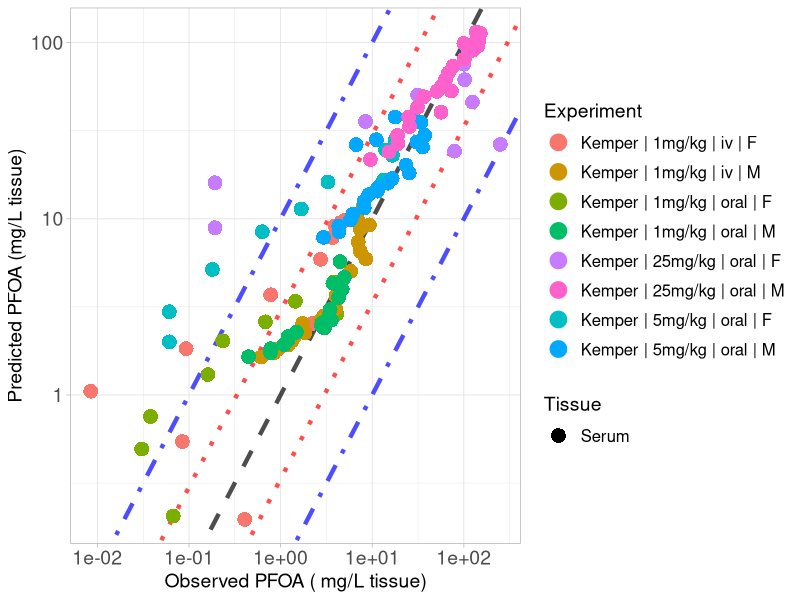

Write R code to recreate this figure.
library(ggplot2)

#setwd("C:/Users/ptsir/Documents/GitHub/PFAS_PBK_models/PFOA inhalation Rat/Validation/Validation_results")
setwd("/Users/eviepapakyriakopoulou/Documents/GitHub/PFAS_PBK_models/PFOA inhalation Rat/Validation/Validation_Scenario24l_PKSim_growth_dilution_simple")

# Load Results 

# 
Kemper_serum_results <- read.csv("Kemper_2003_serum_results.csv", header = T)
Kemper_iv_F_1 <- Kemper_serum_results[Kemper_serum_results$Dose == 1 & Kemper_serum_results$Type == "iv" &
                               Kemper_serum_results$sex == "F", ]
Kemper_iv_F_1$Experiment <- "Kemper | 1mg/kg | iv | F"

Kemper_oral_F_1 <- Kemper_serum_results[Kemper_serum_results$Dose == 1 & Kemper_serum_results$Type == "oral" &
                                 Kemper_serum_results$sex == "F", ]
Kemper_oral_F_1$Experiment <- "Kemper | 1mg/kg | oral | F"

Kemper_oral_F_5 <- Kemper_serum_results[Kemper_serum_results$Dose == 5 & Kemper_serum_results$Type == "oral" &
                                 Kemper_serum_results$sex == "F", ]
Kemper_oral_F_5$Experiment <- "Kemper | 5mg/kg | oral | F"
Kemper_oral_F_25 <- Kemper_serum_results[Kemper_serum_results$Dose == 25 & Kemper_serum_results$Type == "oral" &
                                  Kemper_serum_results$sex == "F", ]
Kemper_oral_F_25$Experiment <- "Kemper | 25mg/kg | oral | F"

Kemper_iv_M_1 <- Kemper_serum_results[Kemper_serum_results$Dose == 1 & Kemper_serum_results$Type == "iv" &
                               Kemper_serum_results$sex == "M", ]
Kemper_iv_M_1$Experiment <- "Kemper | 1mg/kg | iv | M"

Kemper_oral_M_1 <- Kemper_serum_results[Kemper_serum_results$Dose == 1 & Kemper_serum_results$Type == "oral" &
                                 Kemper_serum_results$sex == "M", ]
Kemper_oral_M_1$Experiment <- "Kemper | 1mg/kg | oral | M"

Kemper_oral_M_5 <- Kemper_serum_results[Kemper_serum_results$Dose == 5 & Kemper_serum_results$Type == "oral" &
                                 Kemper_serum_results$sex == "M", ]
Kemper_oral_M_5$Experiment <- "Kemper | 5mg/kg | oral | M"
Kemper_oral_M_25 <- Kemper_serum_results[Kemper_serum_results$Dose == 25 & Kemper_serum_results$Type == "oral" &
                                  Kemper_serum_results$sex == "M", ]
Kemper_oral_M_25$Experiment <- "Kemper | 25mg/kg | oral | M"
# 
# Kudo_high <- Kudo_results[Kudo_results$Dose == 16.560, ] 
# Kudo_high$Experiment <-  "Kudo | 16mg/kg | iv"
# 
# Kim_results <- read.csv("Kim_results.csv", header = T)
# Kim_iv <- Kim_results[Kim_results$Type == "iv",]
# Kim_iv$Experiment <-  "Kim | 1mg/kg | iv"
# 
# Kim_oral <- Kim_results[Kim_results$Type == "oral",]
# Kim_oral$Experiment <-  "Kim | 1mg/kg | oral"


Experiment <- scales::hue_pal()(8)

names(Experiment) <- unique(c( Kemper_iv_F_1$Experiment, Kemper_iv_M_1$Experiment,
                              Kemper_oral_F_1$Experiment,Kemper_oral_M_1$Experiment, Kemper_oral_F_5$Experiment, 
                               
                               Kemper_oral_M_5$Experiment,  Kemper_oral_F_25$Experiment, Kemper_oral_M_25$Experiment))



scatter_plot <- ggplot()+
  geom_abline(intercept = log10(1), slope = 1, linetype = "dashed", color = "black", linewidth = 1.5, alpha = 0.7) +  # Identity line in log10 scale
  geom_abline(intercept = log10(3), slope = 1, linetype = "dotted", color = "red", linewidth = 1.5, alpha = 0.7) +  # +3-fold error line
  geom_abline(intercept = log10(1/3), slope = 1, linetype = "dotted", color = "red", linewidth = 1.5, alpha = 0.7) +  # -3-fold error line
  geom_abline(intercept = log10(10), slope = 1, linetype = "dotdash", color = "blue", linewidth = 1.5, alpha = 0.7) +  # +10-fold error line
  geom_abline(intercept = log10(1/10), slope = 1, linetype = "dotdash", color = "blue", linewidth = 1.5, alpha = 0.7) +  # -10-fold error line
  geom_point(data = Kemper_iv_F_1, aes(x=Observed, y=Predicted, color = Experiment, shape = Tissue), size=4, stroke = 1.5)+
  geom_point(data = Kemper_oral_F_1, aes(x=Observed, y=Predicted, color = Experiment, shape = Tissue), size=4, stroke = 1.5)+
  geom_point(data = Kemper_oral_F_5, aes(x=Observed, y=Predicted, color = Experiment, shape = Tissue), size=4, stroke = 1.5)+
  geom_point(data = Kemper_oral_F_25, aes(x=Observed, y=Predicted, color = Experiment, shape = Tissue), size=4, stroke = 1.5)+
  geom_point(data = Kemper_iv_M_1, aes(x=Observed, y=Predicted, color = Experiment, shape = Tissue), size=4, stroke = 1.5)+
  geom_point(data = Kemper_oral_M_1, aes(x=Observed, y=Predicted, color = Experiment, shape = Tissue), size=4, stroke = 1.5)+
  geom_point(data = Kemper_oral_M_5, aes(x=Observed, y=Predicted, color = Experiment, shape = Tissue), size=4, stroke = 1.5)+
  geom_point(data = Kemper_oral_M_25, aes(x=Observed, y=Predicted, color = Experiment, shape = Tissue), size=4, stroke = 1.5)+
  scale_y_log10()+
  scale_x_log10()+
  scale_color_manual(values = Experiment)+
  theme(legend.spacing.y = unit(1, 'cm')) +
  guides(fill = guide_legend(byrow = TRUE))+
  theme_light()+
  labs(y = "Predicted PFOA (mg/L tissue)",
       x = "Observed PFOA ( mg/L tissue)")+
  theme(plot.title = element_text(hjust = 0.5),
        legend.key.size = unit(0.75, 'cm'),  
        legend.title = element_text(size=14),
        legend.text = element_text(size=12,  hjust = 0),
        axis.text = element_text(size = 14),
        axis.title = element_text(size = 14),
        )

#print(scatter_plot)

ggsave("validation_plot_PFOA_serum.png", scatter_plot, width = 11, height = 7, units = "in", dpi = 300)
